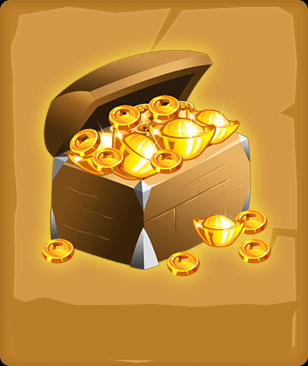

Tiled map render using the project's own tile images. Description and the whole map definition, tile-layer contents included, below:
An orthogonal 1x1 tile map with 308x366 px tiles, 1 tile layer (Tile Layer 1) and 6 objects.

<map version="2017.05.26" orientation="orthogonal" renderorder="right-down" width="1" height="1" tilewidth="308" tileheight="366" nextobjectid="19">
 <tileset firstgid="1" name="gold_board4" tilewidth="308" tileheight="366" tilecount="1" columns="1">
  <image source="gold_board4.png" width="308" height="366" />
 </tileset>
 <layer name="Tile Layer 1" width="1" height="1">
  <data encoding="csv">
1
</data>
 </layer>
 <objectgroup name="Twinkle">
  <object id="13" x="107.25" y="141.75" width="1" height="1" />
  <object id="14" x="149" y="151.75" width="1" height="1" />
  <object id="15" x="189.75" y="130.5" width="1" height="1" />
  <object id="16" x="219.5" y="121" width="1" height="1" />
  <object id="17" x="225.167" y="223.5" width="1" height="1" />
  <object id="18" x="67.5" y="252.167" width="1" height="1" />
 </objectgroup>
</map>
